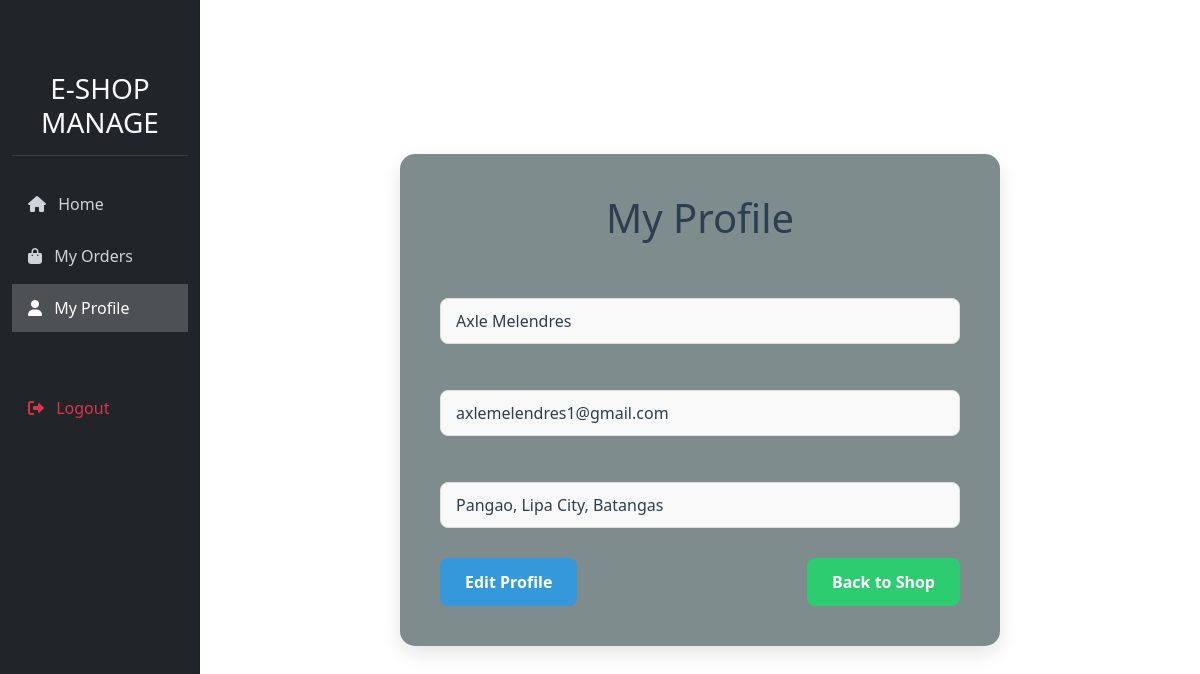
The app's page /PHP/UserProfile.php (signed in) with its own data.
### tables this page shows
CREATE TABLE `users` (
  `user_id` int(11) NOT NULL,
  `name` varchar(100) DEFAULT NULL,
  `email` varchar(255) DEFAULT NULL,
  `password` varchar(255) NOT NULL,
  `contact_number` bigint(20) DEFAULT NULL,
  `address` varchar(255) DEFAULT NULL,
  `status` varchar(20) DEFAULT 'active',
  `last_login` datetime DEFAULT NULL,
  `logged_in` tinyint(1) DEFAULT 0
);

### PHP/UserProfile.php (the view, shortened to what this page needs)
<?php
$user_id = $_SESSION['user_id'];
$db = new Database();
$conn = $db->getConnection();
$stmt = $conn->prepare("SELECT * FROM users WHERE user_id = ?");
$stmt->execute([$user_id]);
$user = $stmt->fetch(PDO::FETCH_ASSOC);
?>
<!DOCTYPE html>
<html lang="en">
<head>
    <link rel="stylesheet" href="../CSS/UserProfile.css">
</head>
<body>
    <div class="container-fluid">
        <div class="row">
            <nav id="sidebar" class="col-md-3 col-lg-2 d-md-block bg-dark sidebar collapse" style="height: 100vh;">
                <div class="position-sticky pt-3">
                    <div class="sidebar-header mb-4">
                        <h3 class="text-light text-center">E-SHOP<br>MANAGE</h3>
                    </div>
                    <ul class="nav flex-column">
                        <li class="nav-item">
                            <a class="nav-link" href="UserDashboard.php">
                                <i class="fas fa-home me-2"></i>
                                Home
                            </a>
                        </li>
                        <li class="nav-item">
                            <a class="nav-link" href="OrderDashboard.php">
                                <i class="fas fa-shopping-bag me-2"></i>
                                My Orders
                            </a>
                        </li>
                        <li class="nav-item">
                            <a class="nav-link active" href="UserProfile.php">
                                <i class="fas fa-user me-2"></i>
                                My Profile
                            </a>
                        </li>
                        <li class="nav-item mt-5">
                            <a class="nav-link text-danger" href="../PHP/userLogout.php">
                                <i class="fas fa-sign-out-alt me-2"></i>
                                Logout
                            </a>
                        </li>
                    </ul>
                </div>
            </nav>
            <main class="col-md-9 ms-sm-auto col-lg-10 px-md-4 d-flex justify-content-center align-items-center" style="height: 100vh;">
                <div class="profile-container">
                    <h1>My Profile</h1>
                    <div class="profile-section">
                        <div class="profile-label">Full Name</div>
                        <div class="profile-value"><?= htmlspecialchars($user['name']) ?></div>
                    </div>
                    <div class="profile-section">
                        <div class="profile-label">Email</div>
                        <div class="profile-value"><?= htmlspecialchars($user['email']) ?></div>
                    </div>
                    <div class="profile-section">
                        <div class="profile-label">Address</div>
                        <div class="profile-value"><?= htmlspecialchars($user['address']) ?></div>
                    </div>
                    <div class="actions">
                        <a href="EditProfile.php" class="edit-btn">Edit Profile</a>
                        <a href="UserDashboard.php" class="back-btn">Back to Shop</a>
                    </div>
                </div>
            </main>
        </div>
    </div>
    <link rel="stylesheet" href="https://cdn.jsdelivr.net/npm/bootstrap@5.3.0-alpha1/dist/css/bootstrap.min.css">
    <link rel="stylesheet" href="https://cdnjs.cloudflare.com/ajax/libs/font-awesome/6.0.0/css/all.min.css">
</body>
</html>

### CSS/UserProfile.css (style rules this page uses)
body { font-family: 'Inter', sans-serif; margin: 0; padding: 0; display: flex; justify-content: center; align-items: center; height: 100vh; }
.sidebar { position: fixed; top: 0; bottom: 0; left: 0; z-index: 100; padding: 48px 0 0; box-shadow: inset -1px 0 0 rgba(0, 0, 0, .1); height: 100vh; }
.sidebar-header { padding: 0.5rem 1rem; border-bottom: 1px solid rgba(255, 255, 255, 0.1); }
.sidebar .nav-link { font-weight: 500; color: #ced4da; padding: 0.75rem 1rem; margin-bottom: 0.25rem; }
.sidebar .nav-link.active { color: #fff; background-color: rgba(255, 255, 255, 0.2); }
main { margin-left: 16.66667%; }
.profile-container { background:#7f8c8d; padding: 40px; border-radius: 15px; box-shadow: 0 8px 20px rgba(0, 0, 0, 0.1); max-width: 600px; width: 100%; }
.profile-container h1 { text-align: center; margin-bottom: 30px; color: #2c3e50; }
.profile-section { margin-bottom: 20px; }
.profile-label { font-weight: 600; color: #7f8c8d; font-size: 14px; margin-bottom: 5px; }
.profile-value { font-size: 16px; color: #2c3e50; background: #f9f9f9; padding: 10px 15px; border-radius: 8px; border: 1px solid #e0e0e0; }
.actions { margin-top: 30px; display: flex; justify-content: space-between; }
.actions a { text-decoration: none; padding: 12px 25px; font-weight: 600; border-radius: 8px; transition: background 0.3s ease; }
.edit-btn { background: #3498db; color: #fff; }
.back-btn { background: #2ecc71; color: #fff; }

### records on screen
users: name "Axle Melendres", email "axlemelendres1@gmail.com", address "Pangao, Lipa City, Batangas"
